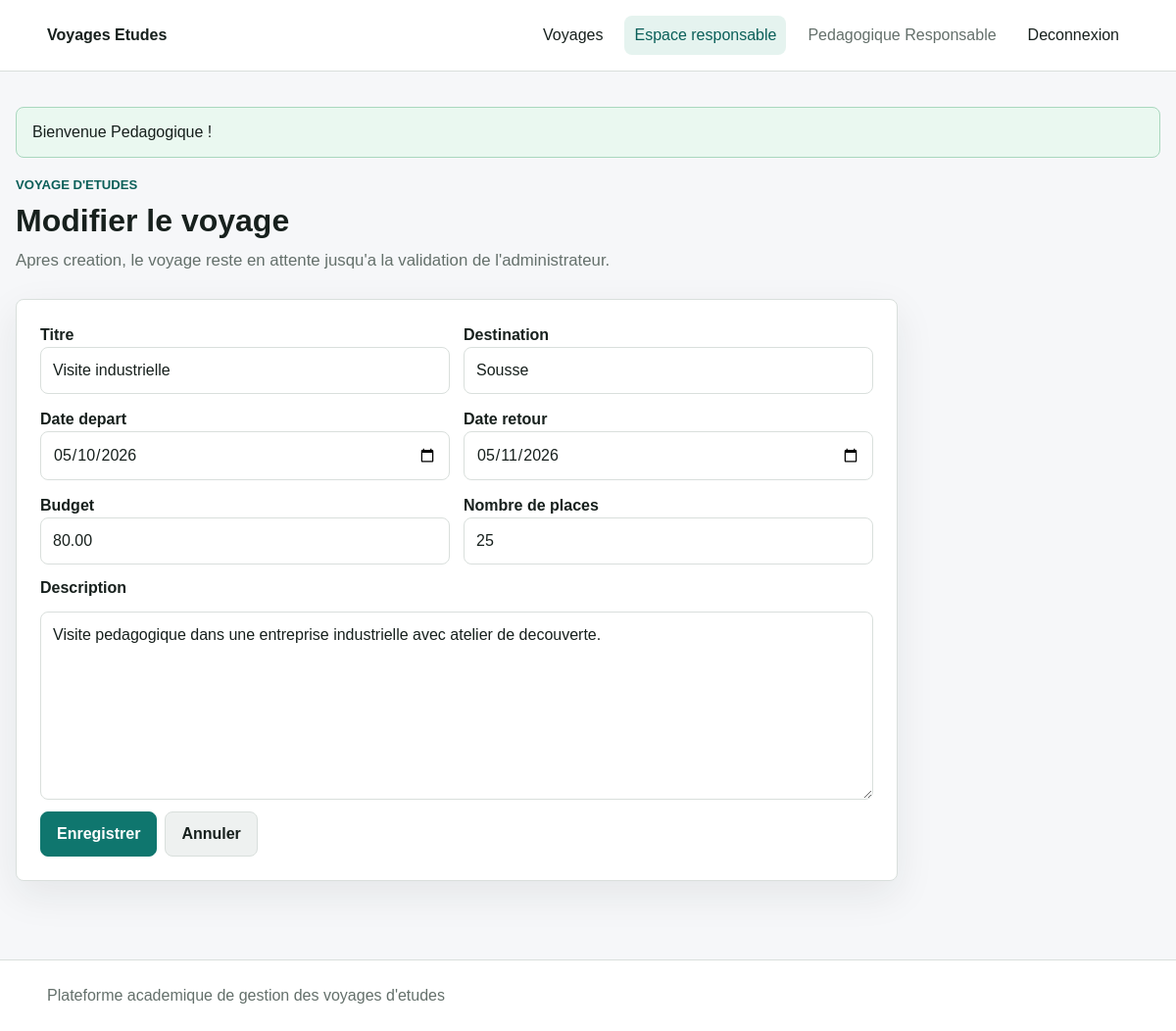
The app's page /index.php?route=responsable/voyage/edit&id=1 (signed in) with its own data.
### tables this page shows
CREATE TABLE IF NOT EXISTS voyages (
  id_voyage INT AUTO_INCREMENT PRIMARY KEY,
  titre VARCHAR(180) NOT NULL,
  destination VARCHAR(180) NOT NULL,
  description TEXT NOT NULL,
  date_depart DATE NOT NULL,
  date_retour DATE NOT NULL,
  budget DECIMAL(10,2) NOT NULL DEFAULT 0.00,
  nb_places INT NOT NULL,
  statut ENUM('en_attente', 'valide', 'refuse', 'archive') NOT NULL DEFAULT 'en_attente',
  id_responsable INT NOT NULL,
  date_creation DATETIME NOT NULL DEFAULT CURRENT_TIMESTAMP,
  date_modification DATETIME NULL DEFAULT NULL ON UPDATE CURRENT_TIMESTAMP,
  CONSTRAINT fk_voyages_responsable
    FOREIGN KEY (id_responsable) REFERENCES users(id_user)
    ON DELETE RESTRICT ON UPDATE CASCADE,
  INDEX idx_voyages_statut (statut),
  INDEX idx_voyages_destination (destination),
  INDEX idx_voyages_responsable (id_responsable)
);

CREATE TABLE IF NOT EXISTS users (
  id_user INT AUTO_INCREMENT PRIMARY KEY,
  nom VARCHAR(100) NOT NULL,
  prenom VARCHAR(100) NOT NULL,
  email VARCHAR(190) NOT NULL UNIQUE,
  mot_de_passe VARCHAR(255) NOT NULL,
  role ENUM('etudiant', 'responsable', 'admin', 'financier') NOT NULL DEFAULT 'etudiant',
  statut ENUM('actif', 'inactif') NOT NULL DEFAULT 'actif',
  date_creation DATETIME NOT NULL DEFAULT CURRENT_TIMESTAMP,
  date_modification DATETIME NULL DEFAULT NULL ON UPDATE CURRENT_TIMESTAMP,
  INDEX idx_users_role (role),
  INDEX idx_users_statut (statut)
);

### app/core/Controller.php (called while the page is built, shortened)
<?php
abstract class Controller
{
    protected function view(string $view, array $data = []): void
    {
        require VIEW_PATH . DIRECTORY_SEPARATOR . 'layouts' . DIRECTORY_SEPARATOR . 'main.php';
    }
}

### app/controllers/VoyageController.php (called while the page is built, shortened)
<?php
class VoyageController extends Controller
{
    public function edit(): void
    {
        $id = (int) ($_GET['id'] ?? 0);
        $voyage = (new Voyage())->find($id);
        $this->view('responsable/form', [
            'title' => 'Modifier le voyage',
            'voyage' => $voyage,
            'errors' => [],
            'action' => url('responsable/voyage/update', ['id' => $id]),
        ]);
    }
}

### public/index.php (called while the page is built, shortened)
<?php
require_once dirname(__DIR__) . DIRECTORY_SEPARATOR . 'app' . DIRECTORY_SEPARATOR . 'config' . DIRECTORY_SEPARATOR . 'config.php';
$routes = [
    'home' => [HomeController::class, 'index'],
    'login' => [AuthController::class, 'login'],
    'login/store' => [AuthController::class, 'authenticate'],
    'register' => [AuthController::class, 'register'],
    'register/store' => [AuthController::class, 'storeRegister'],
    'logout' => [AuthController::class, 'logout'],
    'voyages' => [VoyageController::class, 'index'],
    'voyage/show' => [VoyageController::class, 'show'],
    'mes-inscriptions' => [InscriptionController::class, 'mine'],
    'inscription/store' => [InscriptionController::class, 'store'],
    'inscription/status' => [InscriptionController::class, 'updateStatus'],
    'documents' => [DocumentController::class, 'mine'],
    'document/upload' => [DocumentController::class, 'upload'],
    'document/download' => [DocumentController::class, 'download'],
    'responsable/voyages' => [VoyageController::class, 'mine'],
    'responsable/voyage/create' => [VoyageController::class, 'create'],
    'responsable/voyage/store' => [VoyageController::class, 'store'],
    'responsable/voyage/edit' => [VoyageController::class, 'edit'],
    'responsable/voyage/update' => [VoyageController::class, 'update'],
    'responsable/voyage/archive' => [VoyageController::class, 'archive'],
    'responsable/inscriptions' => [VoyageController::class, 'inscriptions'],
    'admin/dashboard' => [AdminController::class, 'dashboard'],
    'admin/users' => [AdminController::class, 'users'],
    'admin/users/store' => [AdminController::class, 'storeUser'],
    'admin/users/update' => [AdminController::class, 'updateUser'],
    'admin/voyages' => [AdminController::class, 'voyages'],
    'admin/documents' => [DocumentController::class, 'adminIndex'],
    'admin/voyage/validate' => [AdminController::class, 'validateVoyage'],
    'admin/voyage/refuse' => [AdminController::class, 'refuseVoyage'],
    'admin/voyage/archive' => [AdminController::class, 'archiveVoyage'],
];
$route = current_route();
[$controllerClass, $method] = $routes[$route];
try {
    $controller = new $controllerClass();
    $controller->$method();
} catch (PDOException $exception) {
    http_response_code(500);
    $message = 'Erreur de base de donnees. Verifiez la configuration MySQL.';
    require VIEW_PATH . DIRECTORY_SEPARATOR . 'errors' . DIRECTORY_SEPARATOR . '500.php';
} catch (Throwable $exception) {
    http_response_code(500);
    $message = 'Une erreur inattendue est survenue.';
    require VIEW_PATH . DIRECTORY_SEPARATOR . 'errors' . DIRECTORY_SEPARATOR . '500.php';
}

### app/core/helpers.php (called while the page is built, shortened)
<?php
function e(?string $value): string
{
    return htmlspecialchars((string) $value, ENT_QUOTES, 'UTF-8');
}
function url(string $route = '', array $params = []): string
{
    $script = str_replace('\\', '/', $_SERVER['SCRIPT_NAME'] ?? '/public/index.php');
    $query = array_merge(['route' => trim($route, '/')], $params);
    return $script . '?' . http_build_query($query);
}
function asset(string $path): string
{
    $scriptDir = rtrim(str_replace('\\', '/', dirname($_SERVER['SCRIPT_NAME'] ?? '')), '/');
    return ($scriptDir === '' ? '' : $scriptDir) . '/' . ltrim($path, '/');
}
function get_flash_messages(): array
{
    $messages = $_SESSION['flash'] ?? [];
    return $messages;
}
function current_route(): string
{
    return trim((string) ($_GET['route'] ?? 'home'), '/');
}

### app/core/Auth.php (called while the page is built, shortened)
<?php
class Auth
{
    public static function user(): ?array
    {
        return $_SESSION['user'] ?? null;
    }
    public static function check(): bool
    {
        return self::user() !== null;
    }
    public static function role(): ?string
    {
        return $_SESSION['user']['role'] ?? null;
    }
}

### app/core/Model.php (called while the page is built, shortened)
<?php
abstract class Model
{
    public function __construct()
    {
        require_once APP_PATH . DIRECTORY_SEPARATOR . 'config' . DIRECTORY_SEPARATOR . 'database.php';
        $this->db = Database::connection();
    }
}

### app/config/database.php (called while the page is built, shortened)
<?php
class Database
{
    private static ?PDO $connection = null;
    public static function connection(): PDO
    {
        if (self::$connection === null) {
            $dsn = 'mysql:host=' . DB_HOST . ';dbname=' . DB_NAME . ';charset=utf8mb4';
            self::$connection = new PDO($dsn, DB_USER, DB_PASS, [
                PDO::ATTR_ERRMODE => PDO::ERRMODE_EXCEPTION,
                PDO::ATTR_DEFAULT_FETCH_MODE => PDO::FETCH_ASSOC,
                PDO::ATTR_EMULATE_PREPARES => false,
            ]);
        }
        return self::$connection;
    }
}

### app/models/Voyage.php (called while the page is built, shortened)
<?php
class Voyage extends Model
{
    public function find(int $id): ?array
    {
        $stmt = $this->db->prepare($this->baseSelect() . ' WHERE v.id_voyage = :id LIMIT 1');
        $stmt->execute(['id' => $id]);
        $voyage = $stmt->fetch();
        return $voyage ?: null;
    }
    private function baseSelect(): string
    {
        return "SELECT
                    v.*,
                    u.nom AS responsable_nom,
                    u.prenom AS responsable_prenom,
                    (
                        SELECT COUNT(*)
                        FROM inscriptions i
                        WHERE i.id_voyage = v.id_voyage
                          AND i.statut IN ('en_attente', 'valide')
                    ) AS nb_inscrits,
                    (
                        v.nb_places - (
                            SELECT COUNT(*)
                            FROM inscriptions i2
                            WHERE i2.id_voyage = v.id_voyage
                              AND i2.statut IN ('en_attente', 'valide')
                        )
                    ) AS places_restantes
                FROM voyages v
                INNER JOIN users u ON u.id_user = v.id_responsable";
    }
}

### app/config/config.php (called while the page is built, shortened)
<?php
spl_autoload_register(function (string $class): void {
    $directories = [
        APP_PATH . DIRECTORY_SEPARATOR . 'core',
        APP_PATH . DIRECTORY_SEPARATOR . 'models',
        APP_PATH . DIRECTORY_SEPARATOR . 'controllers',
    ];
    foreach ($directories as $directory) {
        $file = $directory . DIRECTORY_SEPARATOR . $class . '.php';
        if (is_file($file)) {
            return;
        }
    }
});
require_once APP_PATH . DIRECTORY_SEPARATOR . 'core' . DIRECTORY_SEPARATOR . 'helpers.php';

### app/views/responsable/form.php (the view, shortened to what this page needs)
<section class="page-heading">
    <div>
        <p class="eyebrow">Voyage d'etudes</p>
        <h1><?= e($title) ?></h1>
        <p class="lede">Apres creation, le voyage reste en attente jusqu'a la validation de l'administrateur.</p>
    </div>
</section>
<form class="panel form wide-form" method="post" action="<?= e($action) ?>">
    <div class="form-grid">
        <div>
            <label for="titre">Titre</label>
            <input id="titre" type="text" name="titre" value="<?= e($voyage['titre'] ?? '') ?>" required>
        </div>
        <div>
            <label for="destination">Destination</label>
            <input id="destination" type="text" name="destination" value="<?= e($voyage['destination'] ?? '') ?>" required>
        </div>
        <div>
            <label for="date_depart">Date depart</label>
            <input id="date_depart" type="date" name="date_depart" value="<?= e($voyage['date_depart'] ?? '') ?>" required>
        </div>
        <div>
            <label for="date_retour">Date retour</label>
            <input id="date_retour" type="date" name="date_retour" value="<?= e($voyage['date_retour'] ?? '') ?>" required>
        </div>
        <div>
            <label for="budget">Budget</label>
            <input id="budget" type="number" name="budget" min="0" step="0.01" value="<?= e((string) ($voyage['budget'] ?? '0')) ?>">
        </div>
        <div>
            <label for="nb_places">Nombre de places</label>
            <input id="nb_places" type="number" name="nb_places" min="1" value="<?= e((string) ($voyage['nb_places'] ?? '')) ?>" required>
        </div>
    </div>
    <label for="description">Description</label>
    <textarea id="description" name="description" rows="7" required><?= e($voyage['description'] ?? '') ?></textarea>
    <div class="form-actions">
        <button class="button" type="submit">Enregistrer</button>
        <a class="button secondary" href="<?= e(url('responsable/voyages')) ?>">Annuler</a>
    </div>
</form>

### app/views/layouts/main.php (shortened to what this page needs)
<!doctype html>
<html lang="fr">
<head>
    <link rel="stylesheet" href="<?= e(asset('assets/css/app.css')) ?>">
</head>
<body>
    <header class="site-header">
        <a class="brand" href="<?= e(url('home')) ?>"><?= e(APP_NAME) ?></a>
        <nav class="main-nav" data-menu>
            <a href="<?= e(url('voyages')) ?>" class="<?= current_route() === 'voyages' ? 'active' : '' ?>">Voyages</a>
            <?php if (Auth::role() === 'responsable'): ?>
                <a href="<?= e(url('responsable/voyages')) ?>" class="<?= str_starts_with(current_route(), 'responsable') ? 'active' : '' ?>">Espace responsable</a>
            <?php endif; ?>
            <?php if (Auth::check()): ?>
                <span class="nav-user"><?= e(Auth::user()['prenom'] . ' ' . Auth::user()['nom']) ?></span>
                <a href="<?= e(url('logout')) ?>">Deconnexion</a>
            <?php else: ?>
                <a href="<?= e(url('login')) ?>">Connexion</a>
                <a class="button small" href="<?= e(url('register')) ?>">Creer un compte</a>
            <?php endif; ?>
        </nav>
    </header>
    <main class="page">
        <?php foreach (get_flash_messages() as $flash): ?>
            <div class="alert <?= e($flash['type']) ?>">
                <?= e($flash['message']) ?>
            </div>
        <?php endforeach; ?>
        <?php require $viewFile; ?>
    </main>
    <footer class="site-footer">
        <span>Plateforme academique de gestion des voyages d'etudes</span>
    </footer>
</body>
</html>

### assets/css/app.css (style rules this page uses)
:root { color-scheme: light; --bg: #f6f7f9; --surface: #ffffff; --text: #17201d; --muted: #64706b; --line: #d9dfdc; --primary: #0f766e; --primary-dark: #0b5f59; --secondary: #43515a; --danger: #c93f4b; --warning: #a66f00; --success: #24834f; --focus: #e6b450; --shadow: 0 14px 40px rgba(26, 35, 32, 0.08); }
* { box-sizing: border-box; }
body { margin: 0; background: var(--bg); color: var(--text); font-family: Arial, Helvetica, sans-serif; font-size: 16px; line-height: 1.5; }
a { color: var(--primary); text-decoration: none; }
button, input, select, textarea { font: inherit; }
.site-header { position: sticky; top: 0; z-index: 20; display: flex; align-items: center; justify-content: space-between; gap: 24px; padding: 16px clamp(18px, 4vw, 48px); background: rgba(255, 255, 255, 0.96); border-bottom: 1px solid var(--line); backdrop-filter: blur(10px); }
.brand { color: var(--text); font-weight: 800; text-decoration: none; }
.main-nav { display: flex; align-items: center; gap: 12px; flex-wrap: wrap; }
.main-nav a, .nav-user { color: var(--text); padding: 8px 10px; border-radius: 8px; }
.main-nav a.active { background: #e5f3ef; color: var(--primary-dark); }
.nav-user { color: var(--muted); }
.page { width: min(1180px, calc(100% - 32px)); margin: 0 auto; padding: 36px 0 56px; }
.site-footer { padding: 24px clamp(18px, 4vw, 48px); color: var(--muted); border-top: 1px solid var(--line); background: var(--surface); }
.page-heading, .auth-shell, .detail-layout, .split-grid { display: grid; grid-template-columns: minmax(0, 1fr) auto; gap: 24px; align-items: start; margin-bottom: 26px; }
h1, h2, h3, p { overflow-wrap: anywhere; }
h1 { margin: 0 0 10px; font-size: 2rem; line-height: 1.15; }
.eyebrow { margin: 0 0 8px; color: var(--primary-dark); font-size: 0.82rem; font-weight: 800; text-transform: uppercase; }
.lede { max-width: 680px; margin: 0; color: var(--muted); font-size: 1.05rem; }
.panel, .travel-card, .stat-card, .empty-state { background: var(--surface); border: 1px solid var(--line); border-radius: 8px; box-shadow: var(--shadow); }
.panel { padding: 24px; }
.button { display: inline-flex; align-items: center; justify-content: center; gap: 8px; min-height: 42px; padding: 10px 16px; color: #ffffff; background: var(--primary); border: 1px solid var(--primary); border-radius: 8px; cursor: pointer; font-weight: 700; text-decoration: none; }
.button.secondary { color: var(--text); background: #eef1f0; border-color: var(--line); }
.form { display: grid; gap: 12px; }
.wide-form { max-width: 900px; margin-bottom: 24px; }
.form-grid { display: grid; grid-template-columns: repeat(2, minmax(0, 1fr)); gap: 14px; }
label { font-weight: 700; }
input, select, textarea { width: 100%; border: 1px solid var(--line); border-radius: 8px; padding: 11px 12px; background: #ffffff; color: var(--text); }
textarea { resize: vertical; }
.form-actions, .actions, .inline-form { display: flex; align-items: center; gap: 8px; flex-wrap: wrap; }
.alert { padding: 13px 16px; margin-bottom: 18px; border-radius: 8px; border: 1px solid var(--line); background: var(--surface); }
.alert.success { border-color: #a9d7be; background: #eaf8f0; }

### records on screen
voyages: id_responsable.nom "Pedagogique Responsable", titre "Visite industrielle", destination "Sousse", date_depart "05/10/2026", date_retour "05/11/2026", budget "80.00", nb_places "25", description "Visite pedagogique dans une entreprise industrielle avec atelier de decouverte."

### other values on screen
APP_NAME "Voyages Etudes"
$flash['message'] "Bienvenue Pedagogique !"
$title "Modifier le voyage"
